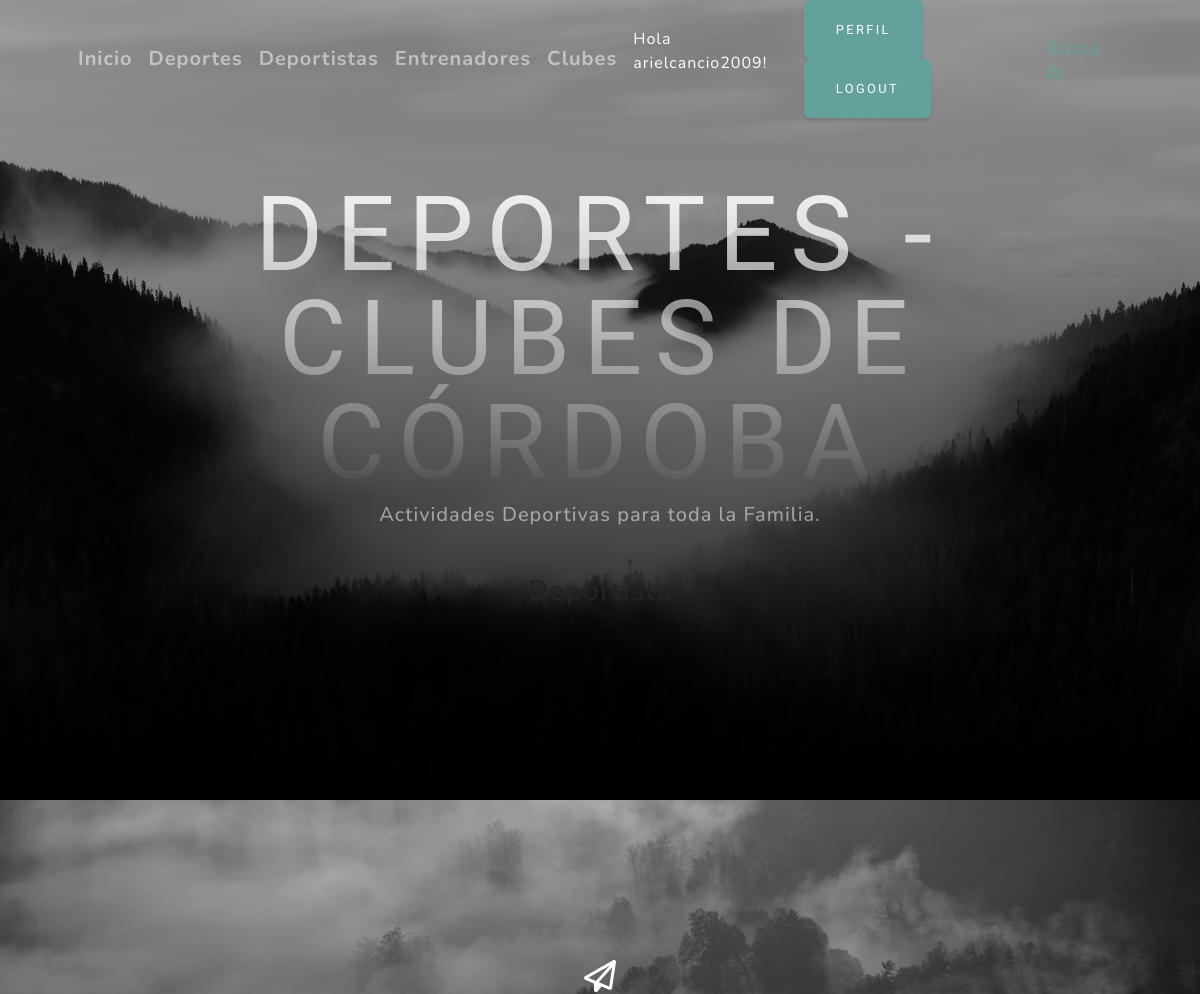
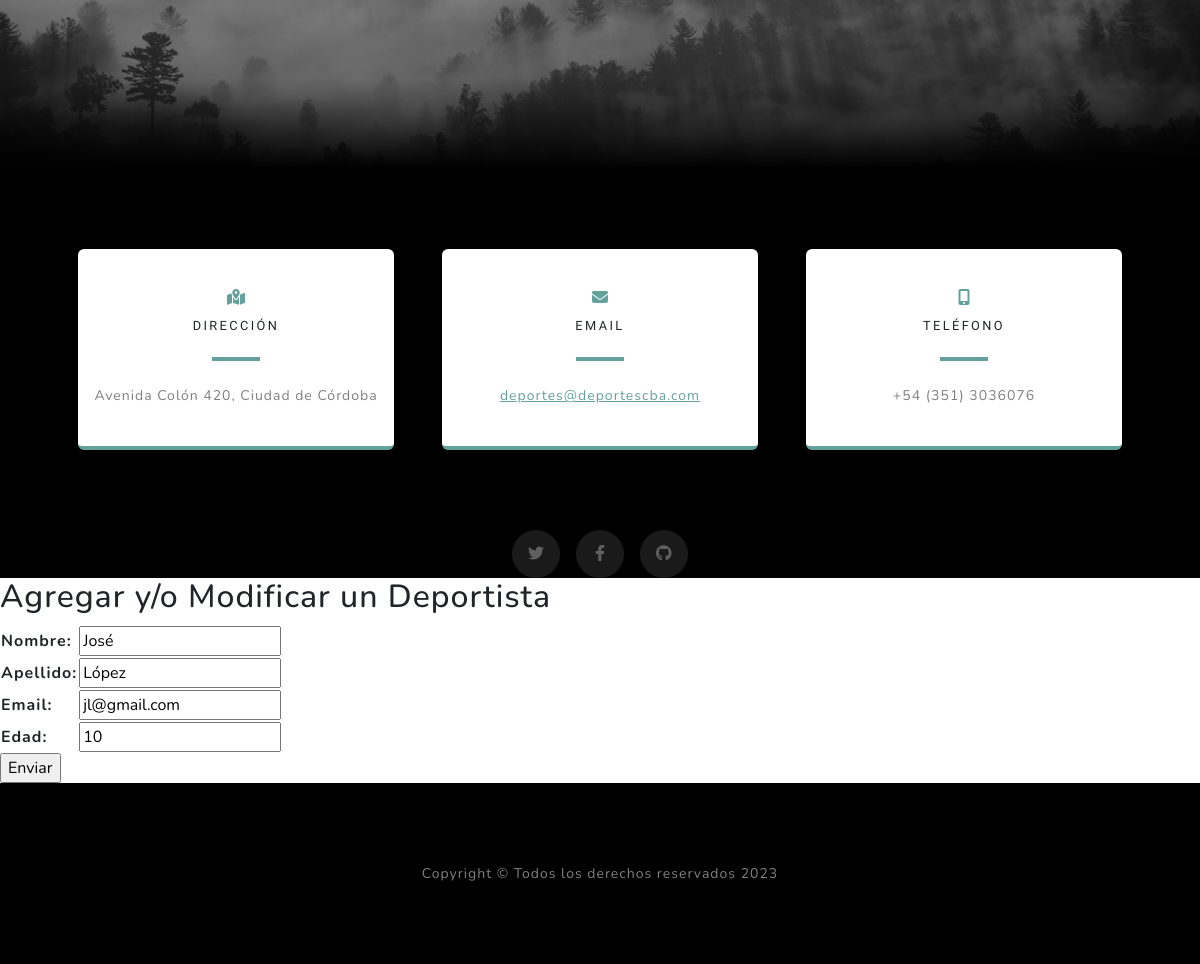
Screenshot of /update_deportista/2/ (signed in) with the database file from the repository (2 pictures, top to bottom).
### aplicacion/models.py (models this page shows, shortened)
class Deportista(models.Model):
    nombre = models.CharField(max_length=50, blank=False)
    apellido = models.CharField(max_length=50, blank=False)
    email = models.EmailField(blank=False)
    edad = models.IntegerField(blank=False)
    class Meta:
        ordering = ['apellido']

### aplicacion/views.py (the view)
# urls.py: path('update_deportista/<int:pk>/', DeportistaUpdate.as_view(), name="update_deportista" ),
class DeportistaUpdate(LoginRequiredMixin, UpdateView):
    model = Deportista
    fields = ['nombre', 'apellido', 'email', 'edad']
    success_url = reverse_lazy('deportistas')

### aplicacion/templates/aplicacion/deportista_form.html (shortened to what this page needs)
{% extends 'aplicacion/base.html' %}
{% load static %}
{% block titulo %}
    Deportista
{% endblock titulo %}
{% block contenido %}
    <h2>Agregar y/o Modificar un Deportista</h2>
    <form action="" method="post">
        <table>
            {{ form.as_table }}
        </table>
        <input type="submit" value="Enviar">
    </form>
{% endblock contenido %}

### aplicacion/templates/aplicacion/base.html (shortened to what this page needs)
<!DOCTYPE html>
<html lang="en">
    <head>
        {% load static %}
        <link href="{% static 'aplicacion/css/styles.css' %}" rel="stylesheet" />
        <link rel="stylesheet" href="https://cdnjs.cloudflare.com/ajax/libs/font-awesome/6.4.0/css/all.min.css">
    </head>
    <body id="page-top">
        <nav class="navbar navbar-expand-lg navbar-light fixed-top" id="mainNav">
            <div class="container px-4 px-lg-5">
                <a class="navbar-brand" href="#page-top">Inicio</a>
                {% if user.is_authenticated %}
                    <a class="navbar-brand" href="{% url 'deportes' %}">Deportes</a>
                    <a class="navbar-brand" href="{% url 'deportistas' %}">Deportistas</a>
                    <a class="navbar-brand" href="{% url 'entrenadores' %}">Entrenadores</a>
                    <a class="navbar-brand" href="{% url 'clubes' %}">Clubes</a>
                    <div class="collapse navbar-collapse" id="navbarResponsive">
                    <p style="color:white">Hola {{user.username}}!</p>
                    <div class="text-right">
                    <a class="btn btn-primary" href="{% url 'editar_perfil' %}">Perfil</a>
                    <a class="btn btn-primary" href="{% url 'logout' %}">Logout</a>
                    </div>
                    <a href="{% url 'acerca_de' %}">Acerca de</a>
                {% else %}
                    <a class="btn btn-success" href="{% url 'registro' %}">Registro</a>
                    <a class="btn btn-primary" href="{% url 'login' %}">Login</a>
                {% endif %}
            </div>
        </nav>
        <header class="masthead">
            <div class="container px-4 px-lg-5 d-flex h-100 align-items-center justify-content-center">
                <div class="d-flex justify-content-center">
                    <div class="text-center">
                        <h1 class="mx-auto my-0 text-uppercase">Deportes - Clubes de Córdoba</h1>
                        <h2 class="text-white-50 mx-auto mt-2 mb-5">Actividades Deportivas para toda la Familia.</h2>
                        <h3>
                        {% block titulo %}
                        {% endblock titulo %}
                        </h3>
                    </div>
                </div>
            </div>
        </header>
        <section class="signup-section" id="signup">
            <div class="container px-4 px-lg-5">
                <div class="row gx-4 gx-lg-5">
                    <div class="col-md-10 col-lg-8 mx-auto text-center">
                        <i class="far fa-paper-plane fa-2x mb-2 text-white"></i>
                    </div>
                </div>
            </div>
        </section>
        <section class="contact-section bg-black">
            <div class="container px-4 px-lg-5">
                <div class="row gx-4 gx-lg-5">
                    <div class="col-md-4 mb-3 mb-md-0">
                        <div class="card py-4 h-100">
                            <div class="card-body text-center">
                                <i class="fas fa-map-marked-alt text-primary mb-2"></i>
                                <h4 class="text-uppercase m-0">Dirección</h4>
                                <hr class="my-4 mx-auto" />
                                <div class="small text-black-50">Avenida Colón 420, Ciudad de Córdoba</div>
                            </div>
                        </div>
                    </div>
                    <div class="col-md-4 mb-3 mb-md-0">
                        <div class="card py-4 h-100">
                            <div class="card-body text-center">
                                <i class="fas fa-envelope text-primary mb-2"></i>
                                <h4 class="text-uppercase m-0">Email</h4>
                                <hr class="my-4 mx-auto" />
                                <div class="small text-black-50"><a href="#!">deportes@deportescba.com</a></div>
                            </div>
                        </div>
                    </div>
                    <div class="col-md-4 mb-3 mb-md-0">
                        <div class="card py-4 h-100">
                            <div class="card-body text-center">
                                <i class="fas fa-mobile-alt text-primary mb-2"></i>
                                <h4 class="text-uppercase m-0">Teléfono</h4>
                                <hr class="my-4 mx-auto" />
                                <div class="small text-black-50">+54 (351) 3036076</div>
                            </div>
                        </div>
                    </div>
                </div>
                <div class="social d-flex justify-content-center">
                    <a class="mx-2" href="#!"><i class="fab fa-twitter"></i></a>
                    <a class="mx-2" href="#!"><i class="fab fa-facebook-f"></i></a>
                    <a class="mx-2" href="#!"><i class="fab fa-github"></i></a>
                </div>
            </div>
        </section>
        {% block contenido %}
        {% endblock contenido %}
        <footer class="footer bg-black small text-center text-white-50"><div class="container px-4 px-lg-5">Copyright &copy; Todos los derechos reservados 2023</div></footer>
    </body>
</html>

### rows the page displays
Deportista: nombre "José", apellido "López", email "jl@gmail.com", edad "10"

### other values shown
{{ user.username }} "arielcancio2009"
